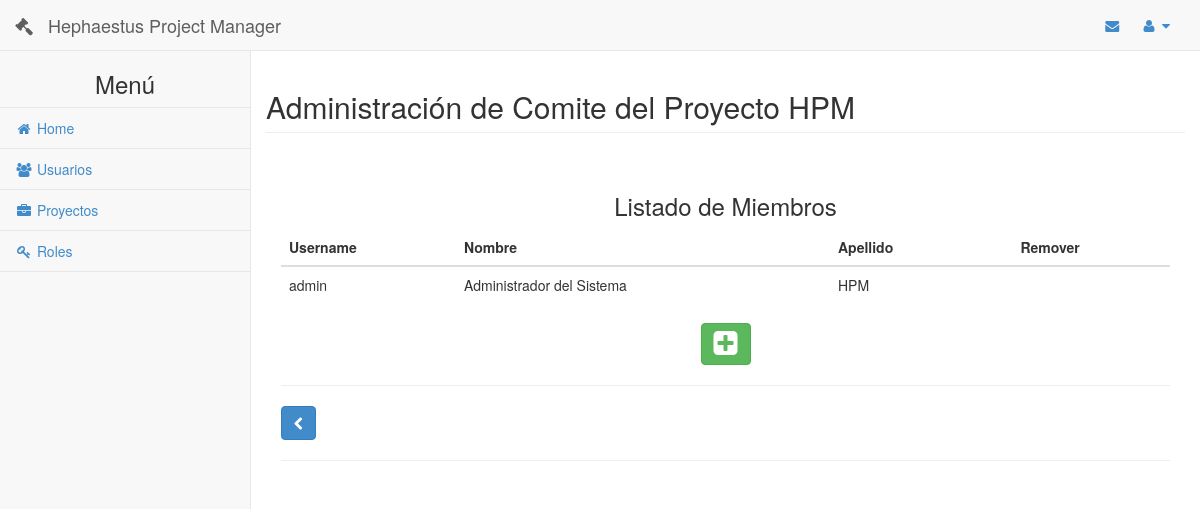
The page /comites/p/1/ (signed in) on the database its author committed.
### principal/models.py (models this page shows, shortened)
class Proyecto(models.Model):
    class Meta:
        verbose_name = 'Proyecto'
        verbose_name_plural = 'Proyectos'
    nombre = models.CharField(unique = True, max_length=50)
    descripcion = models.CharField(max_length=250)
    fecha_creacion = models.DateField()
    complejidad_total = models.IntegerField(default=0)
    estado = models.CharField(max_length=45)

class Usuario(models.Model):
    class Meta:
        verbose_name = 'Usuario'
        verbose_name_plural = 'Usuarios'
    username = models.CharField(max_length=45, unique = True)
    password = models.CharField(max_length=45)
    nombre = models.CharField(max_length=45)
    apellido = models.CharField(max_length=45)
    telefono = models.CharField(max_length=20)
    ci = models.IntegerField()
    email = models.CharField(max_length=45)
    roles = models.ManyToManyField('Rol',null=True, blank=True, default = None)

### app_comite/views.py (the view)
# urls.py: url(r'^p/(?P<id_proyecto>\d+)/$', 'app_comite.views.indexComite', name = 'index'),
def indexComite(request, id_proyecto):
	"""
	Funcion: Panel principal de administracion de comites

	@param request: Objeto que se encarga de manejar las peticiones http.
	@param id_proyecto: El id del proyecto al que pertenece el comite.
	@return: Si el usuario se encuentra logueado retorna un objeto
		HttpResponse del template comites.html renderizado con el contexto
		{'usuario': u, 'lista': lista}. Sino, retorna un objeto
		HttpResponseRedirect hacia '/login'.
	"""
	u = is_logged(request.session)
	if( u ):
		proyecto = Proyecto.objects.get(id = id_proyecto)
		comite = proyecto.comite_set.first()
		usuarios = Usuario.objects.all()
		lista = comite.usuarios.all()
		print "debug... pre render"
		return render(request, 'comites.html', {'usuario' : u, 'lista' : lista, 'usuarios' : usuarios, 'proyecto' : proyecto})
	else :
		return redirect('/login')

### principal/views.py (called while the page is built)
def is_logged(session):
	if( 'usuario' in session ):
		user =  Usuario.objects.get(id=session['usuario'])
		u = user.__dict__
		lista_permisos = []
		lista_roles = []
		for r in user.roles.all():
			lista_roles.append(r.nombre)
			for p in r.permisos.all():
				lista_permisos.append(p.nombre)
		u['permisos'] = lista_permisos
		u['roles'] = lista_roles
		if( user.destinatario.filter(estado='no leido') ):
			u['no_leido'] = len(user.destinatario.filter(estado='no leido'))
		return u
	else:
		return False

### app_comite/templates/comites.html (shortened to what this page needs)
{% include 'header.html' %}
        {% if usuario %}
        <div id="page-wrapper">
            <div class="row">
                <div class="col-lg-12">
                    <div class="row">
                        <h2 class="page-header">Administración de Comite del Proyecto {{proyecto.nombre}}</h2>
                    </div>
                    <div class="row">
                        <br>
                    </div>
                        <center>
                            <h3>Listado de Miembros</h3>
                        </center>
                        <table class="table table-hover">
                            <thead>
                                <tr>
                                    <th>Username</th>
                                    <th>Nombre</th>
                                    <th>Apellido</th>
                                    <th></th>
                                    <th>Remover</th>
                                </tr>
                            </thead>
                            <tbody>
                                {% for u in lista %}
                                <tr>
                                    <td>{{u.username}}</td>
                                    <td>{{u.nombre}}</td>
                                    <td>{{u.apellido}}</td>
                                    <td></td>
                                    <td>
                                     </td>
                                </tr>
                                {% empty %}
                                    <tr>
                                        No hay miembros
                                    </tr>
                                {% endfor %}
                            </tbody>
                        </table>
                        <center>
                            <a class="btn btn-success" data-toggle="modal" href='#modal-nuevo'><i class="fa fa-plus-square fa-2x"></i></a>
                        </center>
                        <hr>
                            <a class="btn btn-primary" href="{% url 'proyectos:index' %}">
                                    <i class="fa fa-chevron-left "></i>
                            </a>
                        <hr>
                </div>
            </div>
        </div>
        {% endif %}
        {% load staticfiles %}
{% include 'footer.html' %}

### static/css/sb-admin.css (style rules this page uses)
body { background-color: #f8f8f8; padding-top: 100px; }
@media (min-width:768px) { body { padding-top: 50px; } }
#page-wrapper { padding: 0 15px; min-height: 568px; background-color: #fff; }
@media (min-width:768px) { #page-wrapper { position: inherit; margin: 0 0 0 250px; padding: 0 30px; min-height: 1300px; border-left: 1px solid #e7e7e7; } }

### rows shown on the page
Proyecto: nombre "HPM"
Usuario: username "admin", nombre "Administrador del Sistema", apellido "HPM"
